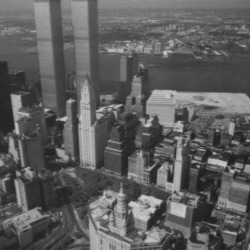
#> input picture Umetno zaznavanje/MartinRode_assignment_4/data/newyork/newyork1.jpg, 250 x 250 px
$ python e3.py   (older library calls are emulated)
#> lines starting #> are read from the running program, lines starting #| are printed output that depends on the picture
### Umetno zaznavanje/MartinRode_assignment_4/e2.py
import numpy as np
import cv2
from matplotlib import pyplot as plt
import a4_utils as ut

# [19 lines left out: functions gauss, gaussdx, zapConv, not called in this run]

def nonmax(image, n):
    x,y=image.shape
    res = np.copy(image)
    res[0:n,:] = 0
    res[:,0:n] = 0
    res[x-n:x,:] = 0
    res[:,y-n:y] = 0
    for i in range(n,image.shape[0]-n):
        for j in range(n,image.shape[1]-n):
            okolica = image[i-n:i+n,j-n:j+n]
            if(np.any(okolica > image[i,j])):
                res[i,j]=0
    return res

# [12 lines left out: function hessianCoor, not called in this run]

def harris(image, sigma, treshold):
    dx=np.array([[1,0,-1]])
    im= cv2.GaussianBlur(image, (31,31), sigma)
    # Z uporab gaussdx bi lahko dosegel glajenje in odvod istočasno,
    # sem se malo igral z različnimi odvodi.
    Ix = cv2.filter2D(src=im, ddepth=-1, kernel=dx)
    Iy = cv2.filter2D(src=im, ddepth=-1, kernel=dx.T)
    m1 = (sigma**2)*cv2.GaussianBlur(Ix*Ix, (31,31), 1.6*sigma)
    m2 = (sigma**2)*cv2.GaussianBlur(Iy*Iy, (31,31), 1.6*sigma)
    m3 = (sigma**2)*cv2.GaussianBlur(Ix*Iy, (31,31), 1.6*sigma)
    det = m1*m2 - m3*m3
    trace = m1 + m2
    h = det - 0.06*trace*trace
    hh = h
    h[h<treshold]=0
    h = nonmax(h, 15)
    c = np.where(h > 0)
    return c, hh

def hell(vec1, vec2):
    temp = ((vec1**0.5)-(vec2**0.5))**2
    temp = (0.5*np.sum(temp))**0.5
    return temp

def find_correspondences(desc1, desc2):
    l = desc1.shape[0]
    l2 = desc2.shape[0]
    resVal = np.full(l, 100).astype(np.float32)
    resInd = np.zeros(l)
    for i in range(l):
        for j in range(l2):
            dist = hell(desc1[i], desc2[j])
            if(dist < resVal[i]):
                resVal[i] = dist
                resInd[i] = j
    return resInd, resVal

def find_matches(im1, im2):

    coords1, harr1 = harris(im1, 1, 100)

    coords1 = list(zip(coords1[1], coords1[0]))
    desc1 = ut.simple_descriptors(im1, coords1, bins=16, radius=40, w=11)

    coords2, harr2 = harris(im2, 1, 100)
    coords2 = list(zip(coords2[1], coords2[0]))
    desc2 = ut.simple_descriptors(im2, coords2, bins=16, radius=40, w=11)

    corr1, dists = find_correspondences(desc1, desc2)
    corr2, _ = find_correspondences(desc2, desc1)
    print(len(corr1), len(corr2))
    coord1Res = []
    coord2Res = []

    for i in range(len(corr1)):
        if(corr2[int(corr1[i])]==i):
            coord1Res.append(coords1[i])
            coord2Res.append(coords2[int(corr1[i])])
    matches = np.linspace(0,len(coord1Res)-1,len(coord1Res))
    matches = list(enumerate(matches))
    return matches, coord1Res, coord2Res, dists

# [21 lines left out: function b, not called in this run]

def c():
    A1 = cv2.imread("data/newyork/newyork1.jpg")
    A1 = np.mean(A1, axis=2).astype(np.float64)
    A2 = cv2.imread("data/newyork/newyork2.jpg")
    A2 = np.mean(A2, axis=2).astype(np.float64)

    maxes = np.maximum(list(A1.shape), list(A2.shape))
    A1 = np.pad(A1, [(0, maxes[0]-A1.shape[0]), (0, maxes[1]-A1.shape[1])], mode='constant')
    A2 = np.pad(A2, [(0, maxes[0]-A2.shape[0]), (0, maxes[1]-A2.shape[1])], mode='constant')

    matches, pts1, pts2, _ = find_matches(A1, A2)
    print(pts1)
    ut.display_matches(A1, A2, pts1, pts2, matches)
c()
#> in c, A1 is the input picture: shape (250, 250, 3); min 24, max 205, mean 93.9
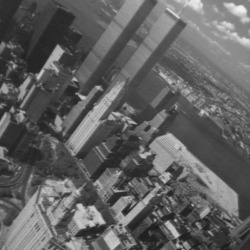
#> input picture Umetno zaznavanje/MartinRode_assignment_4/data/newyork/newyork2.jpg, 250 x 250 px
#> in c, A2 is the input picture: shape (250, 250, 3); min 26, max 242, mean 96.9
#> after the loop in nonmax, `for i in range(n,image.shape[0]-n):`:
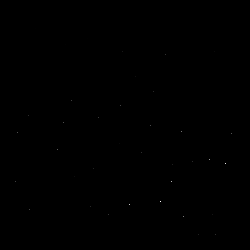
#> res: shape (250, 250) float64; min 0, max 2149128.6, mean 340; drawn with min black and max white
#> in harris, `c = np.where(h > 0)`: c = 40 positions, rows 21 to 234, columns 15 to 231
#> in find_matches, `coords1 = list(zip(coords1[1], coords1[0]))`: coords1 = 40 pairs, first value 15 to 231, second value 21 to 234

### Umetno zaznavanje/MartinRode_assignment_4/a4_utils.py
import numpy as np
import cv2
from matplotlib import pyplot as plt


def gaussdxn(n):
    k = np.arange(-n, n + 1)
    sigma = n / 6
    k = -((1 / np.sqrt(np.pi * 2) * sigma ** 3)) * k * np.exp(-((k ** 2) / (2 * sigma ** 2)))
    k /= np.sum(np.abs(k))
    return np.array([k])


def gaussn(n):
    k = np.arange(-n, n + 1)
    sigma = n / 6
    k = np.exp(-(k ** 2) / (2 * sigma ** 2)) / (np.sqrt(2 * np.pi) * sigma)
    return np.array([k])


def simple_descriptors(I, pts, bins=16, radius=40, w=11):
    g = gaussn(w)
    d = gaussdxn(w)

    Ix = cv2.filter2D(I, cv2.CV_64F, g.T)
    Ix = cv2.filter2D(Ix, cv2.CV_64F, d)

    Iy = cv2.filter2D(I, cv2.CV_64F, g)
    Iy = cv2.filter2D(Iy, cv2.CV_64F, d.T)

    Ixx = cv2.filter2D(Ix, cv2.CV_64F, g.T)
    Ixx = cv2.filter2D(Ixx, cv2.CV_64F, d)

    Iyy = cv2.filter2D(Iy, cv2.CV_64F, g)
    Iyy = cv2.filter2D(Iyy, cv2.CV_64F, d.T)

    mag = np.sqrt(Ix ** 2 + Iy ** 2)
    mag = np.floor(mag * ((bins - 1) / np.max(mag)))

    feat = Ixx + Iyy
    feat += abs(np.min(feat))
    feat = np.floor(feat * ((bins - 1) / np.max(feat)))

    desc = []

    for y, x in pts:
        minx = max(x - radius, 0)
        maxx = min(x + radius, I.shape[0])
        miny = max(y - radius, 0)
        maxy = min(y + radius, I.shape[1])
        r1 = mag[minx:maxx, miny:maxy].reshape(-1)
        r2 = feat[minx:maxx, miny:maxy].reshape(-1)

        a = np.zeros((bins, bins))
        for m, l in zip(r1, r2):
            a[int(m), int(l)] += 1

        a = a.reshape(-1)
        a /= np.sum(a)

        desc.append(a)

    return np.array(desc)


def display_matches(im1, im2, pts1, pts2, matches):
    # NOTE: this will only work correctly for images with the same height
    # NOTE: matches should contain index pairs (i.e. first element is the index to pts1 and second for pts2)

    I = np.hstack((im1, im2))
    w = im1.shape[1]
    plt.clf()
    plt.imshow(I)

    for i, j in matches:
        p1 = pts1[int(i)]
        p2 = pts2[int(j)]
        plt.plot(p1[0], p1[1], 'bo')
        plt.plot(p2[0] + w, p2[1], 'bo')
        plt.plot([p1[0], p2[0] + w], [p1[1], p2[1]], 'r')

    plt.show()

# [6 lines left out: function read_data, not called in this run]

### Umetno zaznavanje/MartinRode_assignment_4/e3.py
import numpy as np
import cv2
from matplotlib import pyplot as plt
import a4_utils as ut
import e2 as e2
#> in simple_descriptors, `Iyy = cv2.filter2D(Iyy, cv2.CV_64F, d.T)`:
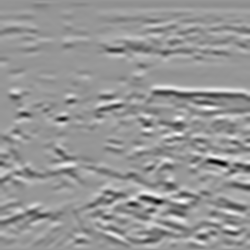
#> Iyy: shape (250, 250) float64; min -40.5, max 27.97, mean 0; drawn with min black and max white
#> in simple_descriptors, `mag = np.sqrt(Ix ** 2 + Iy ** 2)`:
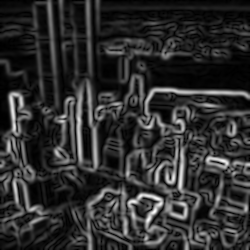
#> mag: shape (250, 250) float64; min 2.95e-15, max 67.99, mean 12.5; drawn with min black and max white
#> in simple_descriptors, `feat += abs(np.min(feat))`:
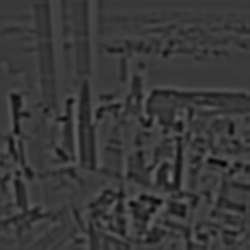
#> feat: shape (250, 250) float64; min 0, max 116.2, mean 57.3
#> the loop in simple_descriptors, `for y, x in pts:` made 40 passes
#> (y, x, minx, maxx, miny, maxy) on passes 1 to 12: (125, 21, 0, 61, 85, 165), (35, 28, 0, 68, 0, 75), (87, 38, 0, 78, 47, 127), (65, 44, 4, 84, 25, 105), (122, 51, 11, 91, 82, 162), (214, 51, 11, 91, 174, 250), (165, 54, 14, 94, 125, 205), (23, 73, 33, 113, 0, 63), (41, 76, 36, 116, 1, 81), (135, 76, 36, 116, 95, 175), (153, 91, 51, 131, 113, 193), (71, 100, 60, 140, 31, 111)
#> after the loop in simple_descriptors, `for y, x in pts:`: desc = 40 items
#> call 2 of harris, with sigma = 1, treshold = 100
#> in harris (call 2), `m3 = (sigma**2)*cv2.GaussianBlur(Ix*Iy, (31,31), 1.6*sigma)`:
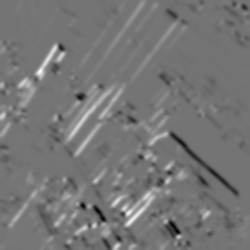
#> m3: shape (250, 250) float64; min -1560.8, max 1854.1, mean 22.5; drawn with min black and max white
#> call 2 of nonmax, with n = 15
#> in nonmax (call 2), `res[:,y-n:y] = 0`:
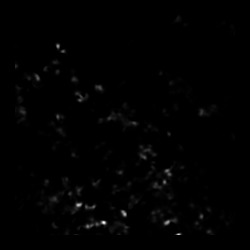
#> res: shape (250, 250) float64; min 0, max 2169548.9, mean 15446.9; drawn with min black and max white
#> in harris (call 2), `c = np.where(h > 0)`: c = 29 positions, rows 17 to 226, columns 15 to 201
#> in find_matches, `coords2 = list(zip(coords2[1], coords2[0]))`: coords2 = 29 pairs, first value 15 to 201, second value 17 to 226
#> the loop in simple_descriptors (call 2), `for y, x in pts:` made 29 passes
#> (y, x, minx, maxx, miny, maxy) on passes 1 to 12: (74, 17, 0, 57, 34, 114), (178, 17, 0, 57, 138, 218), (131, 40, 0, 80, 91, 171), (57, 46, 6, 86, 17, 97), (151, 51, 11, 91, 111, 191), (15, 66, 26, 106, 0, 55), (57, 71, 31, 111, 17, 97), (38, 78, 38, 118, 0, 78), (123, 82, 42, 122, 83, 163), (170, 83, 43, 123, 130, 210), (99, 87, 47, 127, 59, 139), (79, 100, 60, 140, 39, 119)
#> the loop in find_correspondences, `for i in range(l):` made 40 passes
#| 40 29
#> the loop in find_matches, `for i in range(len(corr1)):` made 40 passes
#> (printed output is left out)
#> the loop in display_matches, `for i, j in matches:` made 20 passes

# p3 translation, p1 scale, p2 rotation
#
def homography(ptsS, ptsT):
     l = len(ptsS)
     A = np.empty((0,9))
     for i in range(l):
          pts = ptsS[i]
          ptt = ptsT[i]
          a1 = np.array([pts[0],pts[1],1,0,0,0,-ptt[0]*pts[0],-ptt[0]*pts[1],-ptt[0]])
          a2 = np.array([0,0,0,pts[0],pts[1],1,-ptt[1]*pts[0],-ptt[1]*pts[1],-ptt[1]])
          A = np.vstack((A, a1))
          A = np.vstack((A, a2))
     u, s, vh = np.linalg.svd(A)
     h = (vh[8,:])/(vh[8,:][-1])
     h = np.reshape(h, (3,3))
     return h, A

def b():
     im1 = cv2.imread("data/newyork/newyork1.jpg")
    #  im1 = cv2.imread("data/graf/graf1.jpg")
     im1 = np.mean(im1, axis=2)
     im2 = cv2.imread("data/newyork/newyork2.jpg")
    #  im2 = cv2.imread("data/graf/graf2.jpg")
     im2 = np.mean(im2, axis=2)
     points = ut.read_data("data/newyork/newyork.txt")
    #  points = ut.read_data("data/graf/graf.txt")
     points = np.reshape(points, (4,4))
     h, A = homography(points[:,0:2], points[:,2:4])
     print(h)
     imWarp = cv2.warpPerspective(im1, h, im1.shape)
     plt.figure()
     plt.subplot(1,2,1)
     plt.imshow(imWarp, cmap="gray")
     plt.subplot(1,2,2)
     plt.imshow(im2, cmap="gray")
     plt.show()
     #ut.display_matches(im1, im2, points[:,0:2], points[:,2:4], [(0,0),(1,1),(2,2),(3,3)])

def c():
     A1 = cv2.imread("data/newyork/newyork1.jpg")
     A1 = np.mean(A1, axis=2).astype(np.float64)
     A2 = cv2.imread("data/newyork/newyork2.jpg")
     A2 = np.mean(A2, axis=2).astype(np.float64)

     matches, pts1, pts2, dists = e2.find_matches(A1, A2)
#| 40 29
#> the loop in find_matches (call 2), `for i in range(len(corr1)):` made 40 passes
     dists, matchesx, pts1x, pts2x = zip(*sorted(zip(dists, matches, pts1, pts2)))
     ptsS = []
     ptsT = []
     print(matchesx[:20])
#| ((12, 12.0), (10, 10.0), (3, 3.0), (9, 9.0), (14, 14.0), (15, 15.0), (18, 18.0), (16, 16.0), (4, 4.0), (11, 11.0), (2, 2.0), (6, 6.0), (0, 0.0), (13, 13.0), (19, 19.0), (17, 17.0), (8, 8.0), (1, 1.0), (7, 7.0), (5, 5.0))
     for s,t in matchesx[:20]:
          pt1 = list(pts1x[int(s)])
          pt2 = list(pts2x[int(t)])
          ptsS.append(pt1)
          ptsT.append(pt2)
#> this loop made 20 passes
#> (s, t) on passes 1 to 12: (12, 12), (10, 10), (3, 3), (9, 9), (14, 14), (15, 15), (18, 18), (16, 16), (4, 4), (11, 11), (2, 2), (6, 6)
     h, A = homography(ptsS, ptsT)
     print(h)
#| [[ 7.97239099e-01 -6.75339215e-01  1.11739166e+02]
#|  [ 6.91091759e-01  7.77669031e-01 -4.08100271e+01]
#|  [ 2.04888388e-04 -1.14872519e-04  1.00000000e+00]]
     imWarp = cv2.warpPerspective(A1, h, A1.shape)
     plt.figure()
     plt.subplot(1,2,1)
     plt.imshow(imWarp, cmap="gray")
     plt.subplot(1,2,2)
     plt.imshow(A2, cmap="gray")
     plt.show()
     #ut.display_matches(A1, A2, list(pts1x), list(pts2x), list(matchesx[:30]))
c()
